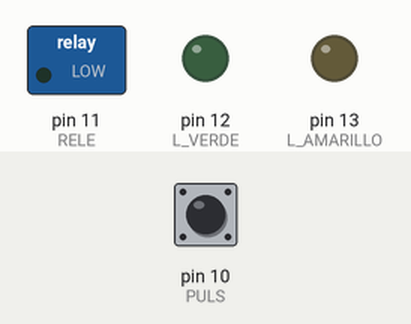
The sketch below on a simulated Arduino Uno, built with avr-gcc and run on an emulated ATmega328P. Parts: switched loads named in the sketch (green lamp = pin HIGH), output pins drawn as LEDs (lit = HIGH). Inputs (shaded band) come from the test bench; at power-on: pin 10 (PULS) HIGH.

Above: at 1.2 s.
1.3 s: pin 10 (PULS) pulled LOW for 0.15 s
At 1.8 s:
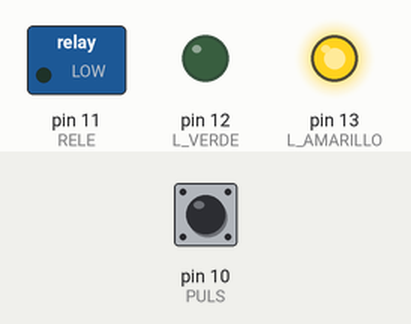
At 16.1 s:
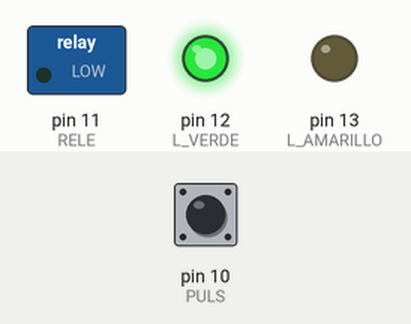
Timing chart, 0 to 18.8 s (numbered marks = the images above; inputs shaded):
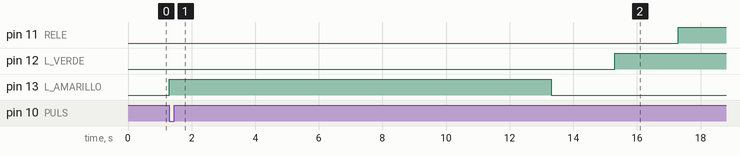

Measured:
- after the input at 1.3 s, pin 11 (RELE): LOW → HIGH after 16.0 s; pin 12 (L_VERDE): LOW → HIGH after 14.0 s; pin 13 (L_AMARILLO): LOW → HIGH at once, → LOW 12.0 s later

The sketch:

Entradas_dixitais_1.ino
```cpp
/* Práctica 13: Nicolás Sanlés álvarez

*/

#define L_AMARILLO 13
#define L_VERDE    12
#define RELE       11
#define PULS       10


bool pulsador = 0;

void setup(){
  pinMode(L_AMARILLO, OUTPUT);

  pinMode(L_VERDE, OUTPUT);

  pinMode(RELE, OUTPUT);

  pinMode(PULS, INPUT);
}

void loop() {

 pulsador = digitalRead(PULS);
 if(pulsador == 0) {
    digitalWrite(L_AMARILLO, HIGH); // encende pin 13
    delay(4000); // wait for 3000 millisecond(s)
    digitalWrite(L_VERDE, LOW); // encende pin 12
    delay(4000); // wait for 3000 millisecond(s)
    digitalWrite(RELE, LOW); // encende pin 11
    delay(4000); // wait for 3000 millisecond(s)
    digitalWrite(L_AMARILLO, LOW); // encende pin 13
    delay(2000); // wait for 3000 millisecond(s)
    digitalWrite(L_VERDE, HIGH); // ENCENDE PIN 12
    delay(2000); // wait for 3000 millisecond(s)
    digitalWrite(RELE, HIGH); // encende pin 11
    delay(2000); // wait for 3000 millisecond(s)
  }
}
```
